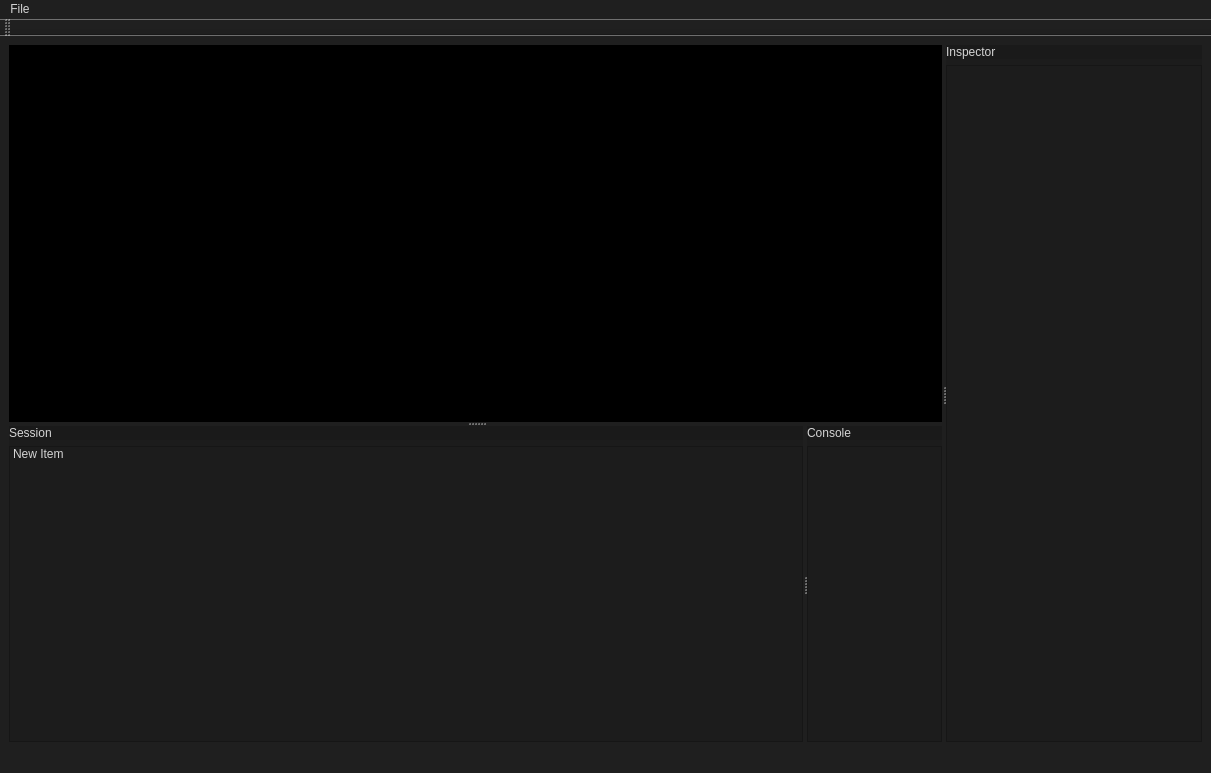
<?xml version="1.0" encoding="UTF-8"?>
<ui version="4.0">
 <class>MainWindow</class>
 <widget class="QMainWindow" name="MainWindow">
  <property name="geometry">
   <rect>
    <x>0</x>
    <y>0</y>
    <width>1211</width>
    <height>773</height>
   </rect>
  </property>
  <property name="palette">
   <palette>
    <active>
     <colorrole role="WindowText">
      <brush brushstyle="SolidPattern">
       <color alpha="255">
        <red>255</red>
        <green>255</green>
        <blue>255</blue>
       </color>
      </brush>
     </colorrole>
     <colorrole role="Button">
      <brush brushstyle="SolidPattern">
       <color alpha="255">
        <red>31</red>
        <green>31</green>
        <blue>31</blue>
       </color>
      </brush>
     </colorrole>
     <colorrole role="Light">
      <brush brushstyle="SolidPattern">
       <color alpha="255">
        <red>46</red>
        <green>46</green>
        <blue>46</blue>
       </color>
      </brush>
     </colorrole>
     <colorrole role="Midlight">
      <brush brushstyle="SolidPattern">
       <color alpha="255">
        <red>38</red>
        <green>38</green>
        <blue>38</blue>
       </color>
      </brush>
     </colorrole>
     <colorrole role="Dark">
      <brush brushstyle="SolidPattern">
       <color alpha="255">
        <red>15</red>
        <green>15</green>
        <blue>15</blue>
       </color>
      </brush>
     </colorrole>
     <colorrole role="Mid">
      <brush brushstyle="SolidPattern">
       <color alpha="255">
        <red>21</red>
        <green>21</green>
        <blue>21</blue>
       </color>
      </brush>
     </colorrole>
     <colorrole role="Text">
      <brush brushstyle="SolidPattern">
       <color alpha="255">
        <red>255</red>
        <green>255</green>
        <blue>255</blue>
       </color>
      </brush>
     </colorrole>
     <colorrole role="BrightText">
      <brush brushstyle="SolidPattern">
       <color alpha="255">
        <red>255</red>
        <green>255</green>
        <blue>255</blue>
       </color>
      </brush>
     </colorrole>
     <colorrole role="ButtonText">
      <brush brushstyle="SolidPattern">
       <color alpha="255">
        <red>255</red>
        <green>255</green>
        <blue>255</blue>
       </color>
      </brush>
     </colorrole>
     <colorrole role="Base">
      <brush brushstyle="SolidPattern">
       <color alpha="255">
        <red>31</red>
        <green>31</green>
        <blue>31</blue>
       </color>
      </brush>
     </colorrole>
     <colorrole role="Window">
      <brush brushstyle="SolidPattern">
       <color alpha="255">
        <red>31</red>
        <green>31</green>
        <blue>31</blue>
       </color>
      </brush>
     </colorrole>
     <colorrole role="Shadow">
      <brush brushstyle="SolidPattern">
       <color alpha="255">
        <red>0</red>
        <green>0</green>
        <blue>0</blue>
       </color>
      </brush>
     </colorrole>
     <colorrole role="AlternateBase">
      <brush brushstyle="SolidPattern">
       <color alpha="255">
        <red>15</red>
        <green>15</green>
        <blue>15</blue>
       </color>
      </brush>
     </colorrole>
     <colorrole role="ToolTipBase">
      <brush brushstyle="SolidPattern">
       <color alpha="255">
        <red>255</red>
        <green>255</green>
        <blue>220</blue>
       </color>
      </brush>
     </colorrole>
     <colorrole role="ToolTipText">
      <brush brushstyle="SolidPattern">
       <color alpha="255">
        <red>255</red>
        <green>255</green>
        <blue>255</blue>
       </color>
      </brush>
     </colorrole>
     <colorrole role="PlaceholderText">
      <brush brushstyle="SolidPattern">
       <color alpha="127">
        <red>255</red>
        <green>255</green>
        <blue>255</blue>
       </color>
      </brush>
     </colorrole>
     <colorrole role="Accent">
      <brush brushstyle="SolidPattern">
       <color alpha="255">
        <red>0</red>
        <green>0</green>
        <blue>0</blue>
       </color>
      </brush>
     </colorrole>
    </active>
    <inactive>
     <colorrole role="WindowText">
      <brush brushstyle="SolidPattern">
       <color alpha="255">
        <red>255</red>
        <green>255</green>
        <blue>255</blue>
       </color>
      </brush>
     </colorrole>
     <colorrole role="Button">
      <brush brushstyle="SolidPattern">
       <color alpha="255">
        <red>31</red>
        <green>31</green>
        <blue>31</blue>
       </color>
      </brush>
     </colorrole>
     <colorrole role="Light">
      <brush brushstyle="SolidPattern">
       <color alpha="255">
        <red>46</red>
        <green>46</green>
        <blue>46</blue>
       </color>
      </brush>
     </colorrole>
     <colorrole role="Midlight">
      <brush brushstyle="SolidPattern">
       <color alpha="255">
        <red>38</red>
        <green>38</green>
        <blue>38</blue>
       </color>
      </brush>
     </colorrole>
     <colorrole role="Dark">
      <brush brushstyle="SolidPattern">
       <color alpha="255">
        <red>15</red>
        <green>15</green>
        <blue>15</blue>
       </color>
      </brush>
     </colorrole>
     <colorrole role="Mid">
      <brush brushstyle="SolidPattern">
       <color alpha="255">
        <red>21</red>
        <green>21</green>
        <blue>21</blue>
       </color>
      </brush>
     </colorrole>
     <colorrole role="Text">
      <brush brushstyle="SolidPattern">
       <color alpha="255">
        <red>255</red>
        <green>255</green>
        <blue>255</blue>
       </color>
      </brush>
     </colorrole>
     <colorrole role="BrightText">
      <brush brushstyle="SolidPattern">
       <color alpha="255">
        <red>255</red>
        <green>255</green>
        <blue>255</blue>
       </color>
      </brush>
     </colorrole>
     <colorrole role="ButtonText">
      <brush brushstyle="SolidPattern">
       <color alpha="255">
        <red>255</red>
        <green>255</green>
        <blue>255</blue>
       </color>
      </brush>
     </colorrole>
     <colorrole role="Base">
      <brush brushstyle="SolidPattern">
       <color alpha="255">
        <red>31</red>
        <green>31</green>
        <blue>31</blue>
       </color>
      </brush>
     </colorrole>
     <colorrole role="Window">
      <brush brushstyle="SolidPattern">
       <color alpha="255">
        <red>31</red>
        <green>31</green>
        <blue>31</blue>
       </color>
      </brush>
     </colorrole>
     <colorrole role="Shadow">
      <brush brushstyle="SolidPattern">
       <color alpha="255">
        <red>0</red>
        <green>0</green>
        <blue>0</blue>
       </color>
      </brush>
     </colorrole>
     <colorrole role="AlternateBase">
      <brush brushstyle="SolidPattern">
       <color alpha="255">
        <red>15</red>
        <green>15</green>
        <blue>15</blue>
       </color>
      </brush>
     </colorrole>
     <colorrole role="ToolTipBase">
      <brush brushstyle="SolidPattern">
       <color alpha="255">
        <red>255</red>
        <green>255</green>
        <blue>220</blue>
       </color>
      </brush>
     </colorrole>
     <colorrole role="ToolTipText">
      <brush brushstyle="SolidPattern">
       <color alpha="255">
        <red>255</red>
        <green>255</green>
        <blue>255</blue>
       </color>
      </brush>
     </colorrole>
     <colorrole role="PlaceholderText">
      <brush brushstyle="SolidPattern">
       <color alpha="127">
        <red>255</red>
        <green>255</green>
        <blue>255</blue>
       </color>
      </brush>
     </colorrole>
     <colorrole role="Accent">
      <brush brushstyle="SolidPattern">
       <color alpha="255">
        <red>0</red>
        <green>0</green>
        <blue>0</blue>
       </color>
      </brush>
     </colorrole>
    </inactive>
    <disabled>
     <colorrole role="WindowText">
      <brush brushstyle="SolidPattern">
       <color alpha="255">
        <red>15</red>
        <green>15</green>
        <blue>15</blue>
       </color>
      </brush>
     </colorrole>
     <colorrole role="Button">
      <brush brushstyle="SolidPattern">
       <color alpha="255">
        <red>31</red>
        <green>31</green>
        <blue>31</blue>
       </color>
      </brush>
     </colorrole>
     <colorrole role="Light">
      <brush brushstyle="SolidPattern">
       <color alpha="255">
        <red>46</red>
        <green>46</green>
        <blue>46</blue>
       </color>
      </brush>
     </colorrole>
     <colorrole role="Midlight">
      <brush brushstyle="SolidPattern">
       <color alpha="255">
        <red>38</red>
        <green>38</green>
        <blue>38</blue>
       </color>
      </brush>
     </colorrole>
     <colorrole role="Dark">
      <brush brushstyle="SolidPattern">
       <color alpha="255">
        <red>15</red>
        <green>15</green>
        <blue>15</blue>
       </color>
      </brush>
     </colorrole>
     <colorrole role="Mid">
      <brush brushstyle="SolidPattern">
       <color alpha="255">
        <red>21</red>
        <green>21</green>
        <blue>21</blue>
       </color>
      </brush>
     </colorrole>
     <colorrole role="Text">
      <brush brushstyle="SolidPattern">
       <color alpha="255">
        <red>15</red>
        <green>15</green>
        <blue>15</blue>
       </color>
      </brush>
     </colorrole>
     <colorrole role="BrightText">
      <brush brushstyle="SolidPattern">
       <color alpha="255">
        <red>255</red>
        <green>255</green>
        <blue>255</blue>
       </color>
      </brush>
     </colorrole>
     <colorrole role="ButtonText">
      <brush brushstyle="SolidPattern">
       <color alpha="255">
        <red>15</red>
        <green>15</green>
        <blue>15</blue>
       </color>
      </brush>
     </colorrole>
     <colorrole role="Base">
      <brush brushstyle="SolidPattern">
       <color alpha="255">
        <red>31</red>
        <green>31</green>
        <blue>31</blue>
       </color>
      </brush>
     </colorrole>
     <colorrole role="Window">
      <brush brushstyle="SolidPattern">
       <color alpha="255">
        <red>31</red>
        <green>31</green>
        <blue>31</blue>
       </color>
      </brush>
     </colorrole>
     <colorrole role="Shadow">
      <brush brushstyle="SolidPattern">
       <color alpha="255">
        <red>0</red>
        <green>0</green>
        <blue>0</blue>
       </color>
      </brush>
     </colorrole>
     <colorrole role="AlternateBase">
      <brush brushstyle="SolidPattern">
       <color alpha="255">
        <red>31</red>
        <green>31</green>
        <blue>31</blue>
       </color>
      </brush>
     </colorrole>
     <colorrole role="ToolTipBase">
      <brush brushstyle="SolidPattern">
       <color alpha="255">
        <red>255</red>
        <green>255</green>
        <blue>220</blue>
       </color>
      </brush>
     </colorrole>
     <colorrole role="ToolTipText">
      <brush brushstyle="SolidPattern">
       <color alpha="255">
        <red>255</red>
        <green>255</green>
        <blue>255</blue>
       </color>
      </brush>
     </colorrole>
     <colorrole role="PlaceholderText">
      <brush brushstyle="SolidPattern">
       <color alpha="127">
        <red>15</red>
        <green>15</green>
        <blue>15</blue>
       </color>
      </brush>
     </colorrole>
     <colorrole role="Accent">
      <brush brushstyle="SolidPattern">
       <color alpha="255">
        <red>22</red>
        <green>22</green>
        <blue>22</blue>
       </color>
      </brush>
     </colorrole>
    </disabled>
   </palette>
  </property>
  <property name="windowTitle">
   <string>MainWindow</string>
  </property>
  <property name="styleSheet">
   <string notr="true">background-color: rgb(31, 31, 31);
color: rgb(212, 212, 212);</string>
  </property>
  <widget class="QWidget" name="centralwidget">
   <layout class="QGridLayout" name="gridLayout">
    <item row="0" column="0">
     <widget class="QSplitter" name="splitter_h">
      <property name="orientation">
       <enum>Qt::Horizontal</enum>
      </property>
      <widget class="QSplitter" name="splitter_v">
       <property name="sizePolicy">
        <sizepolicy hsizetype="Expanding" vsizetype="Preferred">
         <horstretch>2</horstretch>
         <verstretch>0</verstretch>
        </sizepolicy>
       </property>
       <property name="orientation">
        <enum>Qt::Vertical</enum>
       </property>
       <widget class="QFrame" name="frame_viewer">
        <property name="sizePolicy">
         <sizepolicy hsizetype="Preferred" vsizetype="Preferred">
          <horstretch>0</horstretch>
          <verstretch>0</verstretch>
         </sizepolicy>
        </property>
        <property name="minimumSize">
         <size>
          <width>512</width>
          <height>256</height>
         </size>
        </property>
        <property name="styleSheet">
         <string notr="true">background-color: rgb(0, 0, 0)</string>
        </property>
        <property name="frameShape">
         <enum>QFrame::StyledPanel</enum>
        </property>
        <property name="frameShadow">
         <enum>QFrame::Raised</enum>
        </property>
       </widget>
       <widget class="QSplitter" name="splitter_subh">
        <property name="minimumSize">
         <size>
          <width>0</width>
          <height>128</height>
         </size>
        </property>
        <property name="orientation">
         <enum>Qt::Horizontal</enum>
        </property>
        <widget class="QFrame" name="frame_3">
         <property name="styleSheet">
          <string notr="true">background-color: rgb(28, 28, 28);</string>
         </property>
         <layout class="QVBoxLayout" name="verticalLayout_3">
          <property name="leftMargin">
           <number>0</number>
          </property>
          <property name="topMargin">
           <number>0</number>
          </property>
          <property name="rightMargin">
           <number>0</number>
          </property>
          <property name="bottomMargin">
           <number>0</number>
          </property>
          <item>
           <widget class="QLabel" name="label_3">
            <property name="sizePolicy">
             <sizepolicy hsizetype="Preferred" vsizetype="Maximum">
              <horstretch>0</horstretch>
              <verstretch>0</verstretch>
             </sizepolicy>
            </property>
            <property name="styleSheet">
             <string notr="true">background-color: rgb(26, 26, 26)</string>
            </property>
            <property name="text">
             <string>Session</string>
            </property>
            <property name="margin">
             <number>2</number>
            </property>
           </widget>
          </item>
          <item>
           <widget class="QFrame" name="frame_4">
            <property name="frameShape">
             <enum>QFrame::StyledPanel</enum>
            </property>
            <property name="frameShadow">
             <enum>QFrame::Raised</enum>
            </property>
            <layout class="QGridLayout" name="gridLayout_2">
             <property name="leftMargin">
              <number>0</number>
             </property>
             <property name="topMargin">
              <number>0</number>
             </property>
             <property name="rightMargin">
              <number>0</number>
             </property>
             <property name="bottomMargin">
              <number>0</number>
             </property>
             <item row="0" column="0">
              <widget class="QListWidget" name="listWidget">
               <property name="frameShape">
                <enum>QFrame::NoFrame</enum>
               </property>
               <item>
                <property name="text">
                 <string>New Item</string>
                </property>
               </item>
              </widget>
             </item>
            </layout>
           </widget>
          </item>
         </layout>
        </widget>
        <widget class="QFrame" name="frame_6">
         <property name="styleSheet">
          <string notr="true">background-color: rgb(28, 28, 28)</string>
         </property>
         <layout class="QVBoxLayout" name="verticalLayout_2">
          <property name="leftMargin">
           <number>0</number>
          </property>
          <property name="topMargin">
           <number>0</number>
          </property>
          <property name="rightMargin">
           <number>0</number>
          </property>
          <property name="bottomMargin">
           <number>0</number>
          </property>
          <item>
           <widget class="QLabel" name="label_2">
            <property name="sizePolicy">
             <sizepolicy hsizetype="Preferred" vsizetype="Maximum">
              <horstretch>0</horstretch>
              <verstretch>0</verstretch>
             </sizepolicy>
            </property>
            <property name="styleSheet">
             <string notr="true">background-color: rgb(26, 26, 26)</string>
            </property>
            <property name="text">
             <string>Console</string>
            </property>
            <property name="margin">
             <number>2</number>
            </property>
           </widget>
          </item>
          <item>
           <widget class="QFrame" name="frame_2">
            <property name="frameShape">
             <enum>QFrame::StyledPanel</enum>
            </property>
            <property name="frameShadow">
             <enum>QFrame::Raised</enum>
            </property>
           </widget>
          </item>
         </layout>
        </widget>
       </widget>
      </widget>
      <widget class="QFrame" name="widget_sidebar">
       <property name="sizePolicy">
        <sizepolicy hsizetype="Preferred" vsizetype="Preferred">
         <horstretch>0</horstretch>
         <verstretch>0</verstretch>
        </sizepolicy>
       </property>
       <property name="minimumSize">
        <size>
         <width>256</width>
         <height>0</height>
        </size>
       </property>
       <property name="baseSize">
        <size>
         <width>256</width>
         <height>0</height>
        </size>
       </property>
       <property name="styleSheet">
        <string notr="true">background-color: rgb(28, 28, 28);</string>
       </property>
       <property name="frameShape">
        <enum>QFrame::NoFrame</enum>
       </property>
       <layout class="QVBoxLayout" name="verticalLayout">
        <property name="leftMargin">
         <number>0</number>
        </property>
        <property name="topMargin">
         <number>0</number>
        </property>
        <property name="rightMargin">
         <number>0</number>
        </property>
        <property name="bottomMargin">
         <number>0</number>
        </property>
        <item>
         <widget class="QLabel" name="label">
          <property name="sizePolicy">
           <sizepolicy hsizetype="Preferred" vsizetype="Maximum">
            <horstretch>0</horstretch>
            <verstretch>0</verstretch>
           </sizepolicy>
          </property>
          <property name="styleSheet">
           <string notr="true">background-color: rgb(26, 26, 26)</string>
          </property>
          <property name="text">
           <string>Inspector</string>
          </property>
          <property name="margin">
           <number>2</number>
          </property>
         </widget>
        </item>
        <item>
         <widget class="QScrollArea" name="scrollArea">
          <property name="widgetResizable">
           <bool>true</bool>
          </property>
          <widget class="QWidget" name="scrollAreaWidgetContents">
           <property name="geometry">
            <rect>
             <x>0</x>
             <y>0</y>
             <width>254</width>
             <height>672</height>
            </rect>
           </property>
          </widget>
         </widget>
        </item>
       </layout>
      </widget>
     </widget>
    </item>
   </layout>
  </widget>
  <widget class="QMenuBar" name="menubar">
   <property name="geometry">
    <rect>
     <x>0</x>
     <y>0</y>
     <width>1211</width>
     <height>22</height>
    </rect>
   </property>
   <property name="nativeMenuBar">
    <bool>false</bool>
   </property>
   <widget class="QMenu" name="menuFile">
    <property name="title">
     <string>File</string>
    </property>
    <addaction name="actionNew"/>
   </widget>
   <addaction name="menuFile"/>
  </widget>
  <widget class="QStatusBar" name="statusbar"/>
  <widget class="QToolBar" name="toolBar">
   <property name="windowTitle">
    <string>toolBar</string>
   </property>
   <attribute name="toolBarArea">
    <enum>TopToolBarArea</enum>
   </attribute>
   <attribute name="toolBarBreak">
    <bool>false</bool>
   </attribute>
  </widget>
  <action name="actionNew">
   <property name="text">
    <string>New</string>
   </property>
  </action>
 </widget>
 <resources/>
 <connections/>
</ui>
